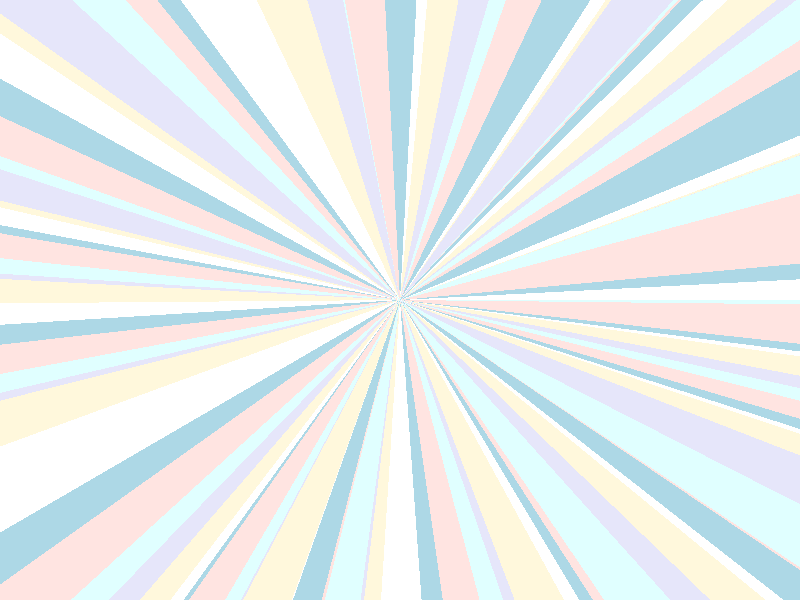
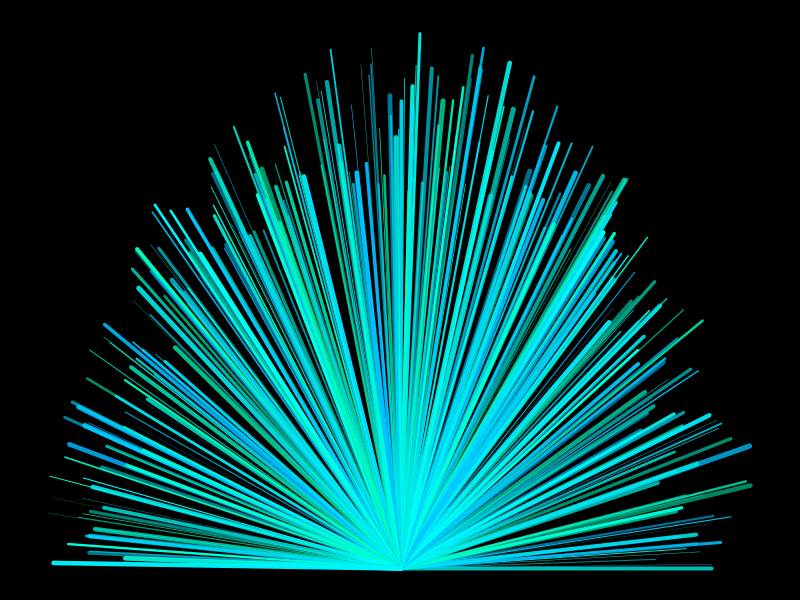
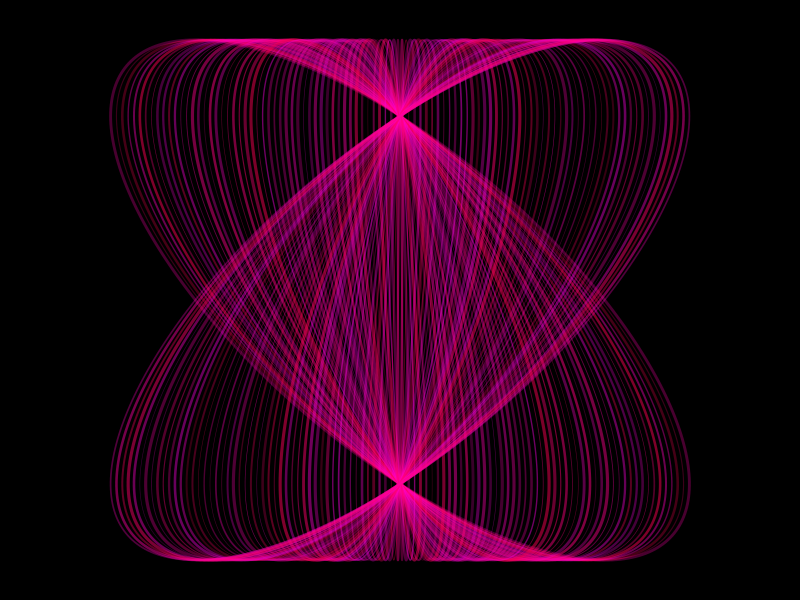

R code for these plots, in order:
## ---- chunk 1
knitr::opts_chunk$set(echo = TRUE)
## ---- chunk 2
par(mar=c(0,0,0,0))
pie(abs(rnorm(100)) , radius=10 , border="transparent" , xlim=c(0,5) )
 
## ---- chunk 3
# generate pairs of x-y values
theta = seq(0, pi, length = 300)
x = cos(theta)
y = sin(theta)
 
# set graphical parameters
op = par(bg = "black", mar = rep(0.5, 4))
 
# plot
plot(x, y, type = 'n')
segments(rep(0, 299), rep(0, 299), x[1:299] * runif(299, 0.7), 
         y[1:299] * runif(299, 0.7), 
         col = hsv(runif(299, 0.45, 0.55), 1, 1, runif(299, 0.5)), 
         lwd = 5*runif(299))
 
## ---- chunk 4
theta = seq(-2 * pi, 2 * pi, length = 300)
x = cos(theta)
y = x + sin(theta) 
 
# set graphical parameters
op = par(bg = "black", mar = rep(0.1, 4))
 
# plot
plot(x, y, type = "n", xlim = c(-8, 8), ylim = c(-1.5, 1.5))
for (i in seq(-2*pi, 2*pi, length = 100))
{
  lines(i*x, y, col = hsv(runif(1, 0.85, 0.95), 1, 1, runif(1, 0.2, 0.5)), 
        lwd = sample(seq(.5, 3, length = 10), 1))          
}
 
